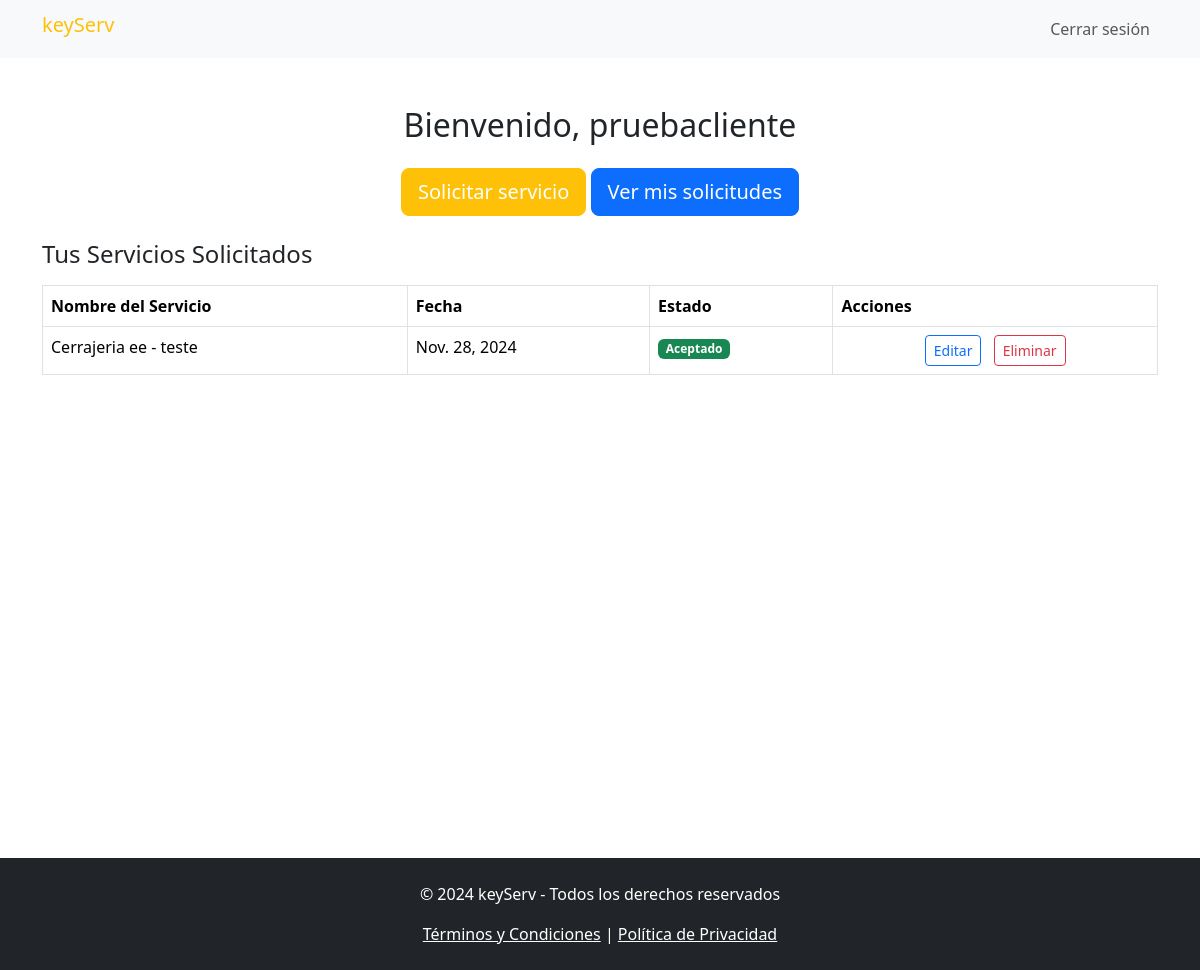
The app's page /solicitudes/listado_solicitudes_cliente/ (signed in), older data.
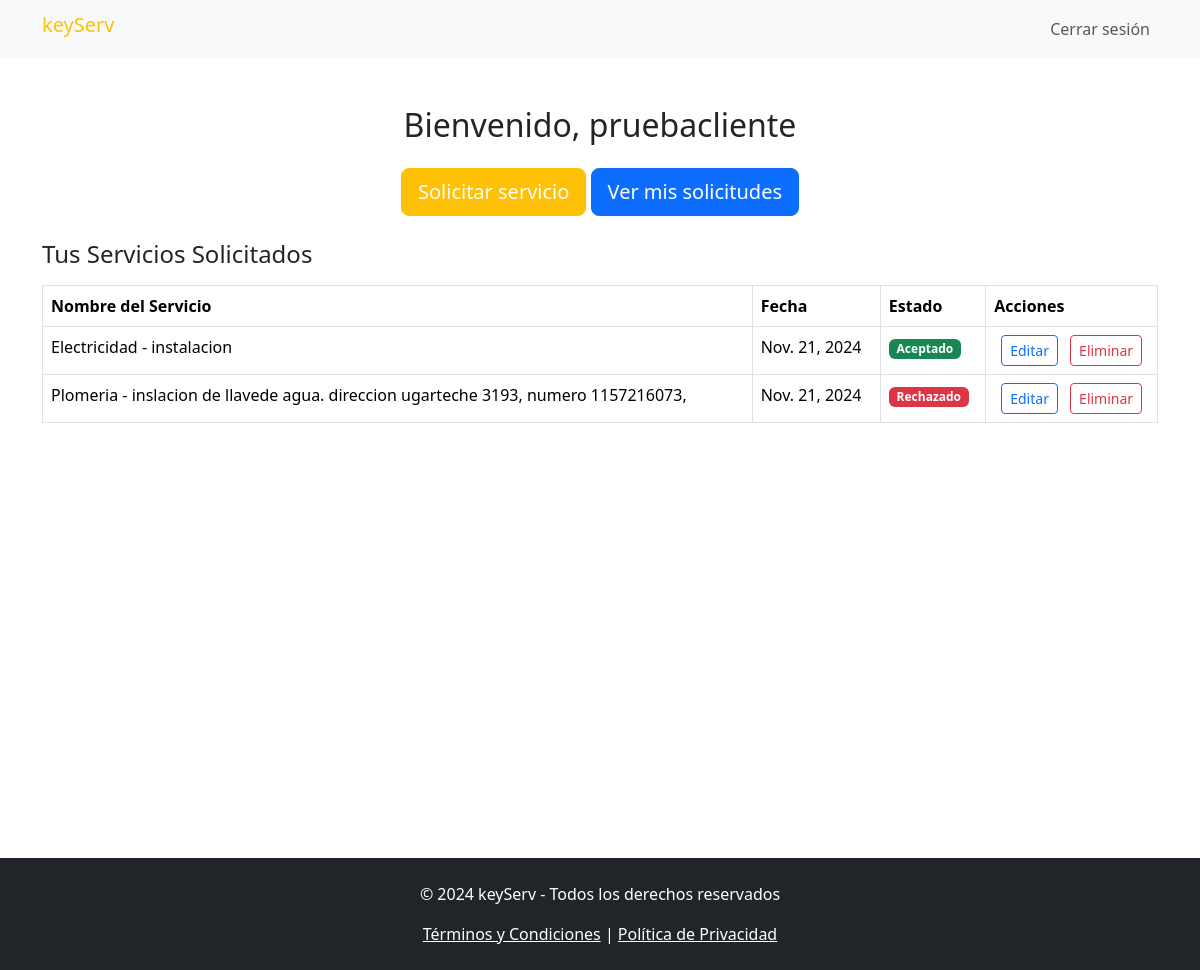
The same page, newer data.
### apps/solicitudes/models.py (models this page shows, shortened)
class Solicitud(models.Model):
    cliente = models.ForeignKey(Cliente, on_delete=models.CASCADE)
    servicio = models.ForeignKey(Servicio, on_delete=models.CASCADE)
    fecha_solicitud = models.DateField(auto_now_add=True)
    fecha_servicio = models.DateField()
    estado = models.CharField(max_length=10, default='Pendiente')

### apps/servicios/models.py (models this page shows, shortened)
class Servicio(models.Model):
    nombre_servicio = models.CharField(max_length=100)
    descripcion = models.TextField()

### apps/solicitudes/views.py (the view)
# urls.py: path('listado_solicitudes_cliente/', views.SolicitudesClienteView.as_view(), name='listado_solicitudes_cliente'),
class SolicitudesClienteView(TemplateView):
    template_name = "dashboard_cliente.html"
    def get_context_data(self, **kwargs):
        contexto = super().get_context_data(**kwargs)
        cliente = self.request.user.cliente
        contexto['solicitudes'] = Solicitud.objects.filter(cliente=cliente)
        return contexto

### apps/usuarios/templates/dashboard_cliente.html (shortened to what this page needs)
{% extends 'base.html' %}
{% block navbar %}
      <nav class="navbar navbar-expand-lg navbar-light bg-light">
        <div class="container">
          <h1 class="navbar-brand text-warning" href="#">keyServ</h1>
          <div class="collapse navbar-collapse" id="navbarNav">
            <ul class="navbar-nav ms-auto">
              <li class="nav-item">
                <a class="nav-link" href="{% url 'home' %}">Cerrar sesión</a>
              </li>
            </ul>
          </div>
        </div>
      </nav>
      {% endblock %}
{% block content %}
  <main class="container py-5 d-flex flex-column min-vh-100">
    <section>
        <h2 class="text-center text-dark mb-4">Bienvenido, {{ user.username }}</h2>
        <div class="text-center mb-4">
            <a href="{% url 'crear_solicitud' %}" class="btn btn-warning btn-lg text-white">Solicitar servicio</a>
            <a href="{% url 'listado_solicitudes_cliente' %}" class="btn btn-primary btn-lg text-white ml-3">Ver mis solicitudes</a>
        </div>
        <h4 class="text-dark">Tus Servicios Solicitados</h4>
        <div class="table-responsive mt-3">
            <table class="table table-bordered table-hover">
                <thead class="bg-dark text-white">
                    <tr>
                        <th>Nombre del Servicio</th>
                        <th>Fecha</th>
                        <th>Estado</th>
                        <th>Acciones</th>
                    </tr>
                </thead>
                <tbody>
                    {% for solicitud in solicitudes %}
                    <tr>
                        <td>{{ solicitud.servicio.nombre_servicio }} - {{ solicitud.servicio.descripcion }}</td>
                        <td>{{ solicitud.fecha_servicio }}</td>
                        <td>
                            <span class="badge
                                {% if solicitud.estado == 'Pendiente' %}bg-primary
                                {% elif solicitud.estado == 'Aceptado' %}bg-success
                                {% elif solicitud.estado == 'Rechazado' %}bg-danger
                                {% else %}bg-secondary{% endif %}">
                                {{ solicitud.estado }}
                            </span>
                        </td>
                        <td class="text-center">
                            <a href="{% url 'actualizar_solicitud' solicitud.id %}" class="btn btn-outline-primary btn-sm me-2">
                                 Editar
                            </a>
                            <button class="btn btn-outline-danger btn-sm" onclick="confirmDelete({{ solicitud.id }})">
                                 Eliminar
                            </button>
                        </td>
                    </tr>
                    {% empty %}
                    <tr>
                        <td colspan="4" class="text-center">Para ver los servicios que has solicitado, haz clic en el botón 'Ver mis solicitudes' y consulta el estado de tus solicitudes.</td>
                    </tr>
                    {% endfor %}
                </tbody>
            </table>
        </div>
    </section>
</main>
{% endblock %}

Row changes from the older to the newer data that the page shows:
removed Solicitud: servicio.nombre_servicio "Cerrajeria ee", servicio.descripcion "teste", fecha_servicio "Nov. 28, 2024", estado "Aceptado"
added Solicitud: servicio.nombre_servicio "Electricidad", servicio.descripcion "instalacion", fecha_servicio "Nov. 21, 2024", estado "Aceptado"
added Solicitud: servicio.nombre_servicio "Plomeria", servicio.descripcion "inslacion de llavede agua. direccion ugarteche 3193, numero 1157216073,", fecha_servicio "Nov. 21, 2024", estado "Rechazado"
